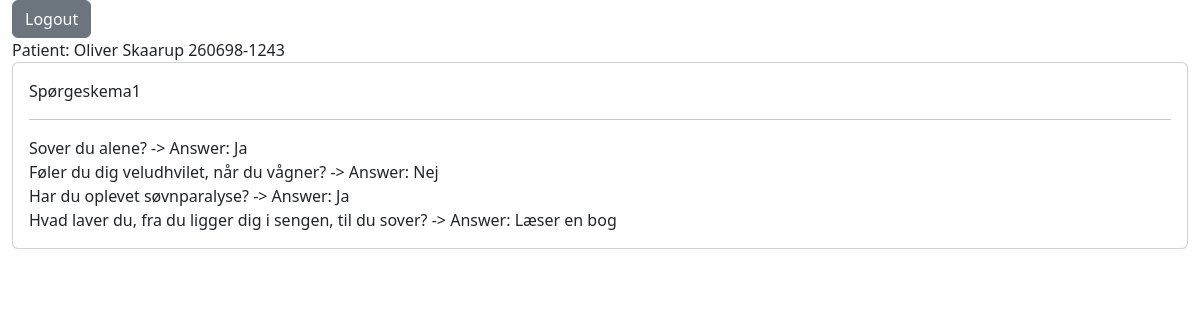
/patientdata/2 (signed in), run on the app's committed database.
### app.py (models this page shows)
class Patient(db.Model):
    id = db.Column(db.Integer, primary_key=True)
    firstname = db.Column(db.String(30), nullable=False)
    lastname = db.Column(db.String(30), nullable=False)
    cpr = db.Column(db.String(12), nullable=False)

class Response(db.Model):
    id = db.Column(db.Integer, primary_key=True)
    surveyid = db.Column(db.Integer,db.ForeignKey('survey.id'), nullable=False)
    patientid = db.Column(db.Integer,db.ForeignKey('patient.id'), nullable=False)
    timestamp = db.Column(db.DateTime, default=datetime.now())
    answers = db.relationship('Answer', backref='response', cascade="all, delete-orphan")
    patient = db.relationship('Patient', backref='responses', lazy=True)

class Survey(db.Model):
    id = db.Column(db.Integer, primary_key=True)
    title = db.Column(db.String(250), nullable=False)
    desc = db.Column(db.Text)
    questions = db.relationship('Question', backref='survey', cascade="all, delete-orphan")
    responses = db.relationship('Response', backref='survey', cascade="all, delete-orphan")

class Answer(db.Model):
    id = db.Column(db.Integer, primary_key=True)
    questionid = db.Column(db.Integer,db.ForeignKey('question.id'), nullable=False)
    choiceid = db.Column(db.Integer,db.ForeignKey('choice.id'), nullable=False)
    responseid = db.Column(db.Integer,db.ForeignKey('response.id'), nullable=False)
    text = db.Column(db.String(500), nullable=False)
    question = db.relationship('Question', backref='answers', lazy=True)
    choice = db.relationship('Choice', backref='answers', lazy=True)

class Question(db.Model):
    id = db.Column(db.Integer, primary_key=True)
    surveyid = db.Column(db.Integer,db.ForeignKey('survey.id'), nullable=False)
    text = db.Column(db.String(500), nullable=False)
    choices = db.relationship('Choice', backref='question', cascade="all, delete-orphan")

class Choice(db.Model):
    id = db.Column(db.Integer, primary_key=True)
    questionid = db.Column(db.Integer,db.ForeignKey('question.id'), nullable=False)
    text = db.Column(db.String(500), nullable=False)

### app.py (the view)
@app.route("/patientdata/<int:patientid>")
@login_required
def patientdata(patientid):
    responses = Response.query.filter_by(patientid=patientid).all()
    return render_template("patientdata.html", responses=responses)

### app.py (called while the page is built)
@login_manager.user_loader
def load_user(user_id):
    return Users.query.get(int(user_id))

### templates/patientdata.html (shortened to what this page needs)
{% extends "layout.html" %}
{% block content %}
<a class="btn btn-secondary" href="/logout" role="button">Logout</a> <br>
<label>Patient: {{ responses[0].patient.firstname}} {{ responses[0].patient.lastname}} {{ responses[0].patient.cpr}}</label>
{% for response in responses %}
    <div class="card">
        <div class="card-body">
            <label> {{ response.survey.title }}</label> <hr>
            {% for answer in response.answers%}
                <label> {{answer.question.text}} </label>
                <label> -> Answer: {{answer.choice.text}} </label> <br>
            {% endfor %}
        </div>
    </div>
{% endfor %}
{% endblock %}

### data on the page
Patient: firstname "Oliver", lastname "Skaarup", cpr "260698-1243"
Response: survey "Spørgeskema1"
Answer: question.text "Sover du alene?", choice.text "Ja"
Answer: question.text "Føler du dig veludhvilet, når du vågner?", choice.text "Nej"
Answer: question.text "Har du oplevet søvnparalyse?", choice.text "Ja"
Answer: question.text "Hvad laver du, fra du ligger dig i sengen, til du sover?", choice.text "Læser en bog"
